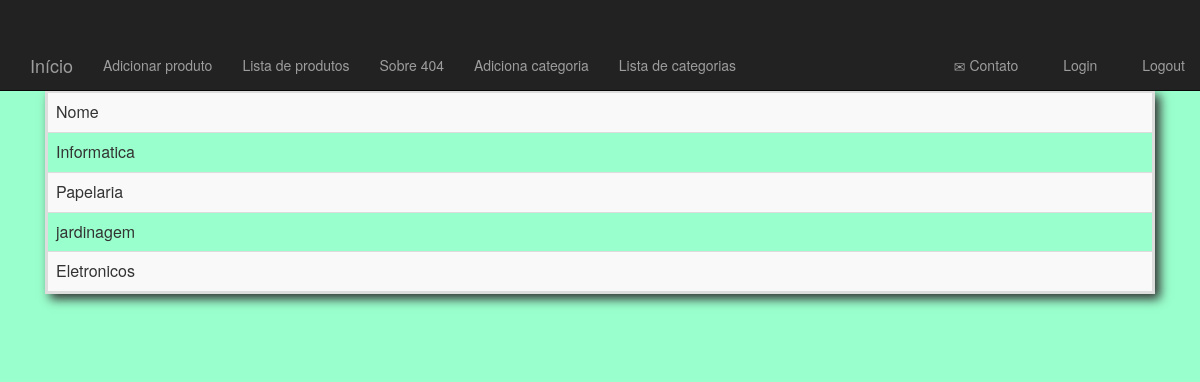
/categoria-lista.php, run on the app's committed database.
### tables this page shows
CREATE TABLE `categorias` (
  `id` int(11) NOT NULL,
  `nome` varchar(255) NOT NULL
);

### banco-categoria.php (called while the page is built, shortened)
<?php
function listaCategoria($conexao){
  $categorias = array();
  $resultado = mysqli_query($conexao,"SELECT * FROM categorias");
  while($categoria = mysqli_fetch_assoc($resultado)) {
    array_push($categorias, $categoria);
  }return $categorias;
}
 ?>

### categoria-lista.php (the view, shortened to what this page needs)
<?php include("cabecalho.php") ?>
<?php include("conecta.php") ?>
<?php include("banco-categoria.php"); ?>
<?php
  $categorias = listaCategoria($conexao);
?>
<table class="table table-striped table-bordered">
  <tr>
    <td>Nome </td>
  </tr>
  <?php foreach($categorias as $categoria){ ?>
    <tr>
      <td><?=$categoria['nome']?></td>
  </tr>
<?php } ?>
</table>
<?php include("rodape.php") ?>

### cabecalho.php (shortened to what this page needs)
<html>
  <head>
  <link rel="stylesheet" href="bootstrap.min.css">
  <link rel="stylesheet" href="loja.css">
</head>
<body>
    <div class="navbar navbar-inverse navbar-fixed-top">
      <div class="principal">
        <div class="navbar-header">
          <a href="index.php" class="navbar-brand">Início</a>
        </div>
        <div>
          <ul class="nav navbar-nav">
            <li><a href="produto-formulario.php">Adicionar produto</a></li>
            <li><a href="produto-lista.php">Lista de produtos</a></li>
            <li><a href="sobre.php">Sobre 404</a></li>
            <li><a href="categoria-formulario.php">Adiciona categoria</a></li>
            <li><a href="categoria-lista.php">Lista de categorias</a></li>
          </ul>
          <ul class="nav navbar-nav navbar-right">
            <li><a href="contato.php"><span class="glyphicon glyphicon-envelope"></span> Contato</a></li>
            <li><a href="index.php"><span class="glyphicon glyphicon-user"></span> Login</a></li>
            <li><a href="logout.php"><span class="glyphicon glyphicon-user"></span> Logout</a></li>
          </ul>
        </div>
  </div>
</div>
<div class="container">
  <div class="principal">

### rodape.php
    </div>
  </div>
</body>
</html>

### loja.css (style rules this page uses)
body { padding-top: 50px; background-color: #99ffcc; }
.principal { padding: 40px 15px; text-align: center; }
.table, .table-stiped, .table-bordered { table-layout: auto; border-width: medium; }
td { text-align: justify; }
.table { box-shadow: 5px 5px 10px; }

### data on the page
categorias: nome "Informatica"
categorias: nome "Papelaria"
categorias: nome "jardinagem"
categorias: nome "Eletronicos"
